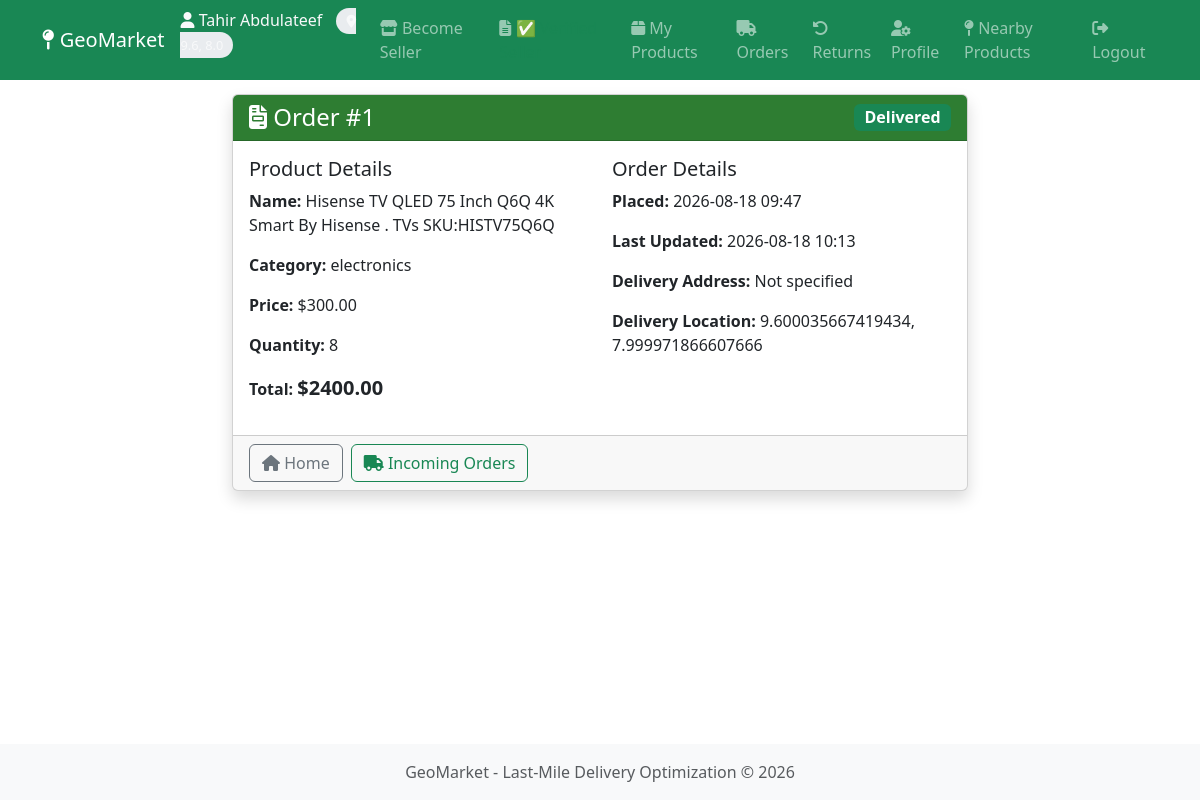
Screenshot of /orders/view/1 (signed in) with the database file from the repository.
### app/models.py (models this page shows, shortened)
class User(db.Model, UserMixin):
    __tablename__ = 'users'
    id = db.Column(db.Integer, primary_key=True)
    email = db.Column(db.String(120), unique=True, nullable=False, index=True)
    password_hash = db.Column(db.String(128), nullable=False)
    full_name = db.Column(db.String(100), nullable=False)
    role = db.Column(db.String(20), nullable=False, default='buyer')
    is_verified_seller = db.Column(db.Boolean, default=False)
    is_active = db.Column(db.Boolean, default=True)
    created_at = db.Column(db.DateTime, default=datetime.utcnow)
    last_login = db.Column(db.DateTime, nullable=True)
    location = db.relationship('Location', backref='user', uselist=False, cascade='all, delete-orphan')
    products = db.relationship('Product', backref='seller', lazy='dynamic')
    orders_as_buyer = db.relationship('Order', foreign_keys='Order.buyer_id', backref='buyer', lazy='dynamic')
    orders_as_seller = db.relationship('Order', foreign_keys='Order.seller_id', backref='seller', lazy='dynamic')
    seller_application = db.relationship('SellerApplication', backref='applicant', uselist=False, cascade='all, delete-orphan', foreign_keys='SellerApplication.user_id')
    def is_seller(self):
        return self.role == 'seller' and self.is_verified_seller

class Order(db.Model):
    __tablename__ = 'orders'
    id = db.Column(db.Integer, primary_key=True)
    buyer_id = db.Column(db.Integer, db.ForeignKey('users.id'), nullable=False)
    seller_id = db.Column(db.Integer, db.ForeignKey('users.id'), nullable=False)
    product_id = db.Column(db.Integer, db.ForeignKey('products.id'), nullable=False)
    quantity = db.Column(db.Integer, nullable=False, default=1)
    total_price = db.Column(db.Float, nullable=False)
    status = db.Column(db.String(20), nullable=False, default='pending')
    delivery_lat = db.Column(db.Float, nullable=False)
    delivery_lng = db.Column(db.Float, nullable=False)
    delivery_address = db.Column(db.String(255), nullable=True)
    placed_at = db.Column(db.DateTime, default=datetime.utcnow)
    updated_at = db.Column(db.DateTime, default=datetime.utcnow, onupdate=datetime.utcnow)
    product = db.relationship('Product', backref='orders')

class Product(db.Model):
    __tablename__ = 'products'
    id = db.Column(db.Integer, primary_key=True)
    seller_id = db.Column(db.Integer, db.ForeignKey('users.id'), nullable=False)
    name = db.Column(db.String(200), nullable=False)
    description = db.Column(db.Text, nullable=True)
    category = db.Column(db.String(50), nullable=False)
    price = db.Column(db.Float, nullable=False)
    stock_quantity = db.Column(db.Integer, nullable=False, default=0)
    image_url = db.Column(db.String(255), nullable=True)
    is_active = db.Column(db.Boolean, default=True)
    created_at = db.Column(db.DateTime, default=datetime.utcnow)
    updated_at = db.Column(db.DateTime, default=datetime.utcnow, onupdate=datetime.utcnow)

### app/routes/orders.py (the view)
@orders_bp.route('/view/<int:order_id>')
@login_required
def view_order(order_id):
    order = Order.query.get_or_404(order_id)
    if order.buyer_id != current_user.id and order.seller_id != current_user.id:
        abort(403)
    return render_template('orders/view_order.html', order=order)

### app/templates/orders/view_order.html (shortened to what this page needs)
{% extends "base.html" %}
{% block content %}
<div class="container py-4">
    <div class="row justify-content-center">
        <div class="col-md-8">
            <div class="card shadow">
                <div class="card-header bg-primary text-white d-flex justify-content-between align-items-center">
                    <h4 class="mb-0"><i class="fas fa-file-invoice"></i> Order #{{ order.id }}</h4>
                    <span class="badge bg-{{
                        'warning' if order.status == 'pending' else
                        'info' if order.status == 'confirmed' else
                        'primary' if order.status == 'shipped' else
                        'success' if order.status == 'delivered' else
                        'danger'
                    }} fs-6">
                        {{ order.status.capitalize() }}
                    </span>
                </div>
                <div class="card-body">
                    <div class="row">
                        <div class="col-md-6">
                            <h5>Product Details</h5>
                            <p><strong>Name:</strong> {{ order.product.name }}</p>
                            <p><strong>Category:</strong> {{ order.product.category }}</p>
                            <p><strong>Price:</strong> ${{ "%.2f"|format(order.product.price) }}</p>
                            <p><strong>Quantity:</strong> {{ order.quantity }}</p>
                            <p><strong>Total:</strong> <span class="fw-bold fs-5">${{ "%.2f"|format(order.total_price) }}</span></p>
                        </div>
                        <div class="col-md-6">
                            <h5>Order Details</h5>
                            <p><strong>Placed:</strong> {{ order.placed_at.strftime('%Y-%m-%d %H:%M') }}</p>
                            <p><strong>Last Updated:</strong> {{ order.updated_at.strftime('%Y-%m-%d %H:%M') }}</p>
                            <p><strong>Delivery Address:</strong> {{ order.delivery_address or 'Not specified' }}</p>
                            <p><strong>Delivery Location:</strong> {{ order.delivery_lat }}, {{ order.delivery_lng }}</p>
                        </div>
                    </div>
                </div>
                <div class="card-footer d-flex gap-2">
                    <a href="{{ url_for('main.index') }}" class="btn btn-outline-secondary">
                        <i class="fas fa-home"></i> Home
                    </a>
                    {% if current_user.id == order.seller_id %}
                        <a href="{{ url_for('orders.seller_dashboard') }}" class="btn btn-outline-success">
                            <i class="fas fa-truck"></i> Incoming Orders
                        </a>
                    {% endif %}
                </div>
            </div>
        </div>
    </div>
</div>
{% endblock %}

### app/templates/base.html (shortened to what this page needs)
<!DOCTYPE html>
<html lang="en">
<head>
    <link href="https://cdn.jsdelivr.net/npm/bootstrap@5.3.0/dist/css/bootstrap.min.css" rel="stylesheet">
    <link rel="stylesheet" href="https://cdnjs.cloudflare.com/ajax/libs/font-awesome/6.4.0/css/all.min.css">
</head>
<body>
    <nav class="navbar navbar-expand-lg navbar-dark bg-success fixed-top">
        <div class="container">
            <a class="navbar-brand" href="{{ url_for('main.index') }}">
                <i class="fas fa-map-pin"></i> GeoMarket
            </a>
            <div class="collapse navbar-collapse" id="navbarNav">
                <ul class="navbar-nav ms-auto">
                    {% if current_user.is_authenticated %}
                        <li class="nav-item">
                            <span class="navbar-text text-light">
                                <i class="fas fa-user"></i> {{ current_user.full_name }}
                                {% if current_user.location %}
                                    <span class="location-badge">
                                        <i class="fas fa-map-marker-alt"></i>
                                    </span>
                                {% endif %}
                            </span>
                        </li>
                        <li class="nav-item">
                            <a class="nav-link" href="{{ url_for('auth.apply_seller') }}">
                                <i class="fas fa-store"></i> Become Seller
                            </a>
                        </li>
                        {% if current_user.is_authenticated %}
                            {% set app = SellerApplication.query.filter_by(user_id=current_user.id).first() %}
                            {% if app %}
                                <li class="nav-item">
                                    <a class="nav-link" href="{{ url_for('auth.application_status') }}">
                                        <i class="fas fa-file-alt"></i>
                                        {% if app.status == 'pending' %}
                                            <span class="text-warning">Application Pending</span>
                                        {% elif app.status == 'approved' %}
                                            <span class="text-success">✅ Verified Seller</span>
                                        {% elif app.status == 'rejected' %}
                                            <span class="text-danger">❌ Application Rejected</span>
                                        {% endif %}
                                    </a>
                                </li>
                            {% endif %}
                        {% endif %}
                        {% if current_user.is_seller() %}
                            <li class="nav-item">
                                <a class="nav-link" href="{{ url_for('products.dashboard') }}">
                                    <i class="fas fa-box"></i> My Products
                                </a>
                            </li>
                            <li class="nav-item">
                                <a class="nav-link" href="{{ url_for('orders.seller_dashboard') }}">
                                    <i class="fas fa-truck"></i> Orders
                                </a>
                            </li>
                            <li class="nav-item">
                                <a class="nav-link" href="{{ url_for('returns.seller_returns') }}">
                                    <i class="fas fa-undo-alt"></i> Returns
                                </a>
                            </li>
                        {% endif %}
                        <li class="nav-item">
                            <a class="nav-link" href="{{ url_for('auth.profile') }}">
                                <i class="fas fa-user-cog"></i> Profile
                            </a>
                        </li>
                        <li class="nav-item">
                            <a class="nav-link" href="{{ url_for('main.index') }}">
                                <i class="fas fa-map-pin"></i> Nearby Products
                            </a>
                        </li>
                        <li class="nav-item">
                            <a class="nav-link" href="{{ url_for('auth.logout') }}">
                                <i class="fas fa-sign-out-alt"></i> Logout
                            </a>
                        </li>
                    {% endif %}
                </ul>
            </div>
        </div>
    </nav>
    <main>
        {% block content %}{% endblock %}
    </main>
    <footer class="footer mt-auto py-3 bg-light" style="position: fixed; bottom: 0; width: 100%; z-index: 1000;">
    <div class="container text-center">
        <span class="text-muted">GeoMarket - Last-Mile Delivery Optimization &copy; 2026</span>
    </div>
    </footer>
</body>
</html>

### app/templates/base.html (style rules this page uses)
body { padding-top: 70px; padding-bottom: 70px; }
.location-badge { font-size: 0.8rem; background: #e9ecef; padding: 4px 10px; border-radius: 20px; margin-left: 10px; }
:root { --primary-color: #2e7d32; --secondary-color: #4caf50; }
.bg-primary { background-color: var(--primary-color) !important; }

### rows the page displays
User: full_name "Tahir Abdulateef"
Order: id "1", status "Delivered", quantity "8", total_price "2400.00", placed_at "2026-08-18 09:47", updated_at "2026-08-18 10:13", delivery_address "Not specified", delivery_lat "9.600035667419434", delivery_lng "7.999971866607666"
Product: product.name "Hisense TV QLED 75 Inch Q6Q 4K Smart By Hisense . TVs SKU:HISTV75Q6Q", product.category "electronics", product.price "300.00"
